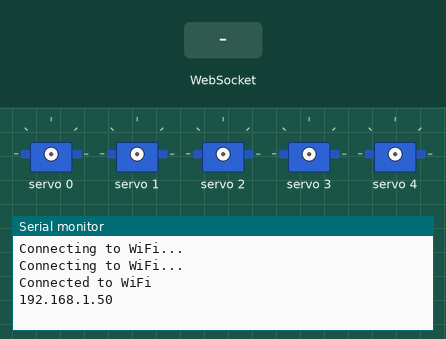
A sketch run on a simulated ESP8266 (NodeMCU). Parts: 5 × servo, the last lines printed to the serial monitor. The inputs (shaded band) are chosen by the test bench. WiFi joins after 1.5 s; servers stay silent unless stated.

Above: at 3.2 s.
3.3 s: WebSocket text "SERVO1:" received
At 4.1 s:
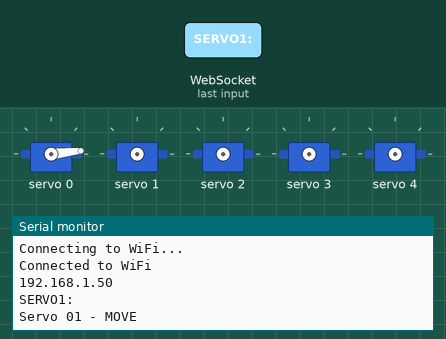
4.8 s: WebSocket text "SERVO2:" received
At 5.2 s:
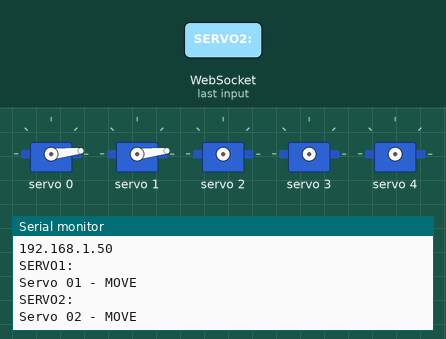
6.3 s: WebSocket text "SERVO3:" received
At 7.5 s:
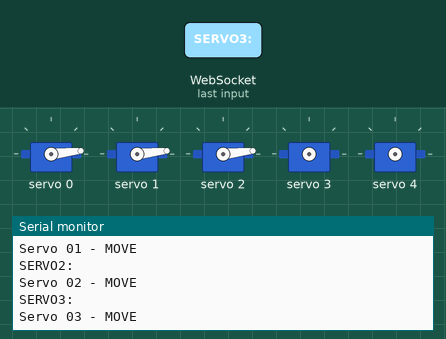
7.8 s: WebSocket text "SERVO4:" received
At 8.7 s:
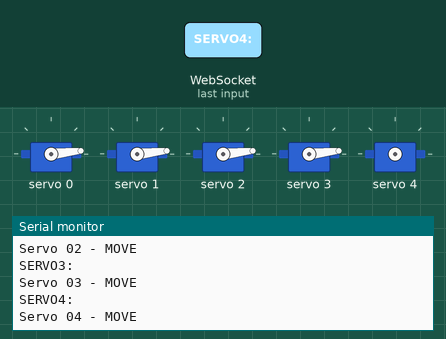
9.3 s: WebSocket text "SERVO5:" received
At 9.8 s:
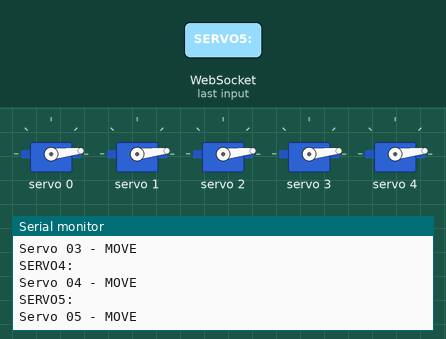

The sketch:

RobotHand01.ino
```cpp
//ARDUINO CODE TO CONTROL VIA WEBSOCKET 5 SERVOS
//DEV: Maximiliano Mansilla
//GITHUB: https://github.com/maxbot86
//Year: 2024
//================================================
#include <Wire.h>
#include <Adafruit_PWMServoDriver.h>
#include <ESP8266WiFi.h>
#include <ESPAsyncTCP.h>
#include <ESPAsyncWebServer.h>

const char* ssid = "XXXXX";
const char* password = "YYYYY";

Adafruit_PWMServoDriver pwm = Adafruit_PWMServoDriver();
AsyncWebServer server(80);
AsyncWebSocket ws("/ws");

#define SERVOMIN  150 // Valor mínimo del pulso
#define SERVOMAX  600 // Valor máximo del pulso

void moveServo(int servoNum, int angle) {
  uint16_t pulse = map(angle, 0, 180, SERVOMIN, SERVOMAX);
  pwm.setPWM(servoNum, 0, pulse);
}

void onWsEvent(AsyncWebSocket *server, AsyncWebSocketClient *client, AwsEventType type, void *arg, uint8_t *data, size_t len) {
  if (type == WS_EVT_DATA) {
    String msg = "";
    for (size_t i = 0; i < len; i++) {
      msg += (char) data[i];
    }
      Serial.println(msg);
    if (msg.startsWith("SERVO1:")) {
      int angle = msg.substring(7).toInt();
      moveServo(0, angle); // Canal 0 para SERVO1
      Serial.println("Servo 01 - MOVE");

    } else if (msg.startsWith("SERVO2:")) {
      int angle = msg.substring(7).toInt();
      moveServo(1, angle); // Canal 1 para SERVO2
      Serial.println("Servo 02 - MOVE");

    }else if (msg.startsWith("SERVO3:")) {
      int angle = msg.substring(7).toInt();
      moveServo(2, angle); // Canal 2 para SERVO3
      Serial.println("Servo 03 - MOVE");

    }else if (msg.startsWith("SERVO4:")) {
      int angle = msg.substring(7).toInt();
      moveServo(3, angle); // Canal 3 para SERVO4
      Serial.println("Servo 04 - MOVE");

    }else if (msg.startsWith("SERVO5:")) {
      int angle = msg.substring(7).toInt();
      moveServo(4, angle); // Canal 4 para SERVO5
      Serial.println("Servo 05 - MOVE");
    }
  }
}

void setup() {
  Serial.begin(115200);
  WiFi.hostname("ROBOTHAND01");
  WiFi.begin(ssid, password);
  while (WiFi.status() != WL_CONNECTED) {
    delay(1000);
    Serial.println("Connecting to WiFi...");
  }
  Serial.println("Connected to WiFi");
  Serial.println(WiFi.localIP());

  pwm.begin();
  pwm.setPWMFreq(60);  // Frecuencia para servos

  ws.onEvent(onWsEvent);
  server.addHandler(&ws);
  server.begin();
}

void loop() {
  ws.cleanupClients();
}
```

Measured:
- after the input at 3.3 s, the serial monitor: prints a new line at once (image 1)
- after the input at 4.8 s, the serial monitor: prints a new line at once (image 2)
- after the input at 6.3 s, the serial monitor: prints a new line at once (image 3)
- after the input at 7.8 s, the serial monitor: prints a new line at once (image 4)
- after the input at 9.3 s, the serial monitor: prints a new line at once (image 5)
